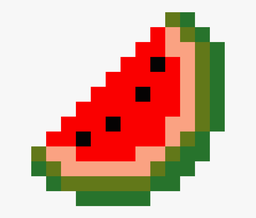
#> input picture watermelon.png, 256 x 218 px, shrunk from 860 x 731 before the run
$ python image_convolution.py
#> lines starting #> are read from the running program, lines starting #| are printed output that depends on the picture
import numpy as np
from PIL import Image

load_image = Image.open('watermelon.png')
#> load_image is the input picture: PIL image 256x218 RGBA; mean R, G, B, A 214.4, 176, 160, 255

image = np.asarray(load_image)

class Convolution1D:
  def __init__(self, kernel):
    self.kernel = kernel

  def apply(self, signal):
    result = np.convolve(signal, self.kernel)
    return result

if __name__ == "__main__":
  signal = np.array([1, 2, 3])
  kernel = np.array([4, 5, 6])

  convolver = Convolution1D(kernel)
  convolved_signal = convolver.apply(signal)
  # print("Convolved Signal:", convolved_signal)


class Convolution2D:
    def __init__(self, kernel):
        self.kernel = kernel

    def convolve(self, image):
        # Get the dimensions of the image and the kernel
        xKernShape = self.kernel.shape[0]
        yKernShape = self.kernel.shape[1]
        xImgShape = image.shape[0]
#> xImgShape = 218
        yImgShape = image.shape[1]
#> yImgShape = 256

        # Create an output array with the same size as the image
        output = np.zeros_like(image)

        # Pad the borders of the input image
        pad = xKernShape // 2
        image_padded = np.pad(image, ((pad, pad), (pad, pad), (0, 0)))
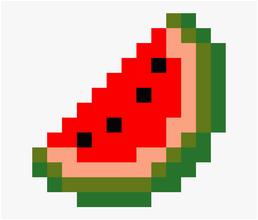
#> image_padded: shape (220, 258, 4); mean R, G, B, A 210.8, 173, 157.3, 250.7; transparent parts drawn white

        # Convolution operation
        for y in range(image.shape[1]):
            for x in range(image.shape[0]):
                for c in range(image.shape[2]):
                    output[x, y, c] = (self.kernel * image_padded[x: x + xKernShape, y: y + yKernShape, c]).sum()
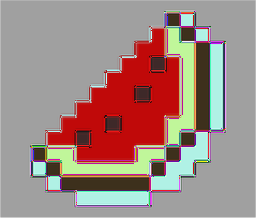
#> output: shape (218, 256, 4); mean R, G, B, A 157.4, 132, 126.1, 245.1; transparent parts drawn white

        return output

kernel = np.array([[1, 0, 1],
                   [1, 2, 1],
                   [1, 3, 1]])

convolution = Convolution2D(kernel)

convolved_image = convolution.convolve(image)
# Normalize to 0-255
convolved_image = convolved_image - convolved_image.min()
convolved_image = convolved_image / convolved_image.max() * 255

# Convert to 8-bit unsigned integer format
convolved_image = convolved_image.astype(np.uint8)

# Convert the numpy array to an image
convolved_image_pil = Image.fromarray(convolved_image)

# Save the image
convolved_image_pil.save('watermelon_convolved.png')
